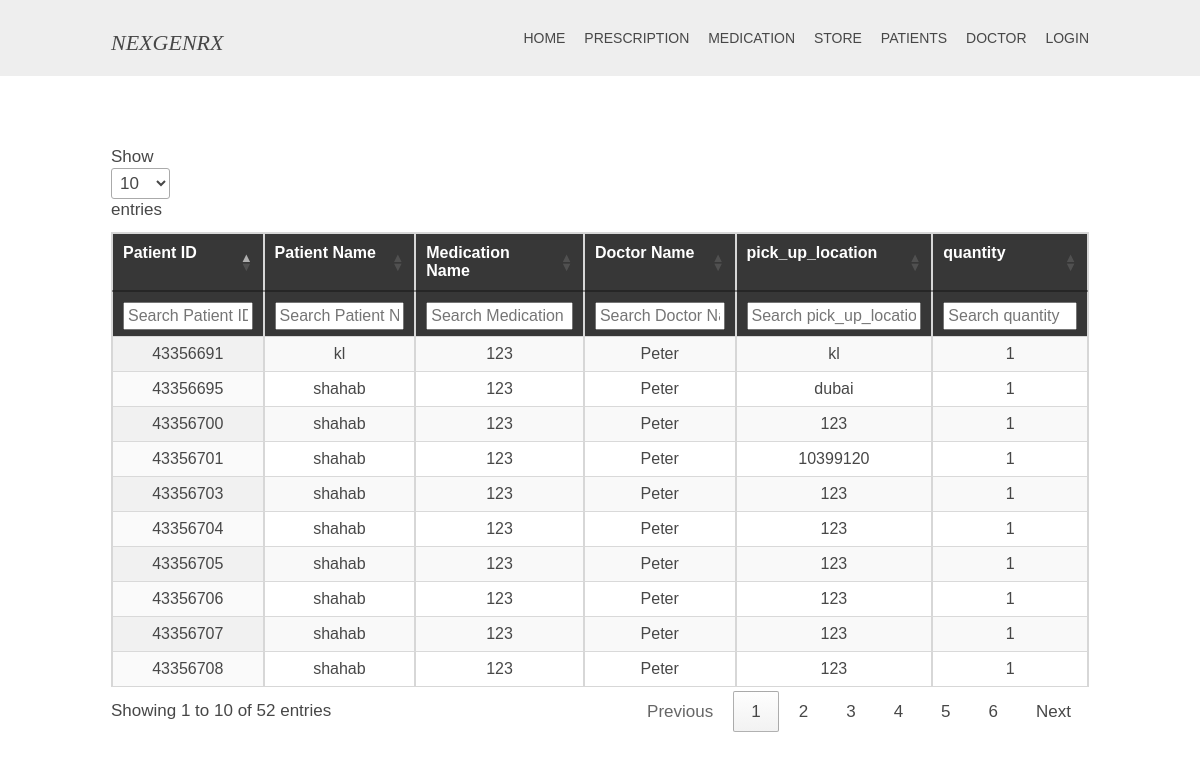
/datasearch.php, run on the app's committed database.
### tables this page shows
CREATE TABLE `prescription` (
  `prescriptionID` bigint(20) UNSIGNED NOT NULL,
  `doctor_npi` varchar(55) NOT NULL,
  `medication_NDC` varchar(55) NOT NULL,
  `patient_Name` varchar(55) NOT NULL,
  `pick_up_location` int(11) NOT NULL
);

CREATE TABLE `patients` (
  `patientID` bigint(20) UNSIGNED NOT NULL,
  `prescriptionID` varchar(55) NOT NULL,
  `patient_name` varchar(55) NOT NULL,
  `phoneNumber` varchar(55) NOT NULL,
  `address` varchar(55) NOT NULL,
  `pick_up_location` varchar(25) NOT NULL,
  `DOB` date DEFAULT NULL,
  `city` varchar(50) DEFAULT NULL,
  `uId` int(11) DEFAULT NULL
);

CREATE TABLE `medictaion_history` (
  `mhId` int(11) NOT NULL,
  `medication_NDC` varchar(255) DEFAULT NULL,
  `medication_name` varchar(255) DEFAULT NULL,
  `prescriptionId` int(11) DEFAULT NULL,
  `Directions` varchar(255) DEFAULT NULL,
  `qty` int(11) DEFAULT NULL
);

CREATE TABLE `doctor` (
  `doctor_npi` int(4) NOT NULL,
  `doctor_name` varchar(55) NOT NULL,
  `phoneNumber` varchar(55) NOT NULL,
  `doctor_address` varchar(255) NOT NULL,
  `city` varchar(55) NOT NULL,
  `uId` int(11) DEFAULT NULL
);

### datasearch.php (the view, shortened to what this page needs)
<?php require('conn.php');?>
<html>
<head>
  <link href="https://cdn.datatables.net/1.10.16/css/jquery.dataTables.min.css" rel="stylesheet" />
  <?php include 'header.php'; ?>
  <div class="wrapper row3 pad-top">
  <main class="hoc container clear">
<table id="example" class="display" style="width:100%">
	        <tfoot>
            <tr>
                <th>Patient ID</th>
                <th>Patient Name</th>
                <th>Medication Name</th>
                <th>Doctor Name</th>
                <th>pick_up_location</th>
                <th>quantity</th>
            </tr>
        </tfoot>
        <thead>
            <tr>
                <th>Patient ID</th>
                <th>Patient Name</th>
                <th>Medication Name</th>
                <th>Doctor Name</th>
                <th>pick_up_location</th>
                <th>quantity</th>
            </tr>
        </thead>
        <tbody>
					<?php
					$query="SELECT * FROM prescription pr INNER JOIN patients pa ON pr.prescriptionID=pa.prescriptionID INNER JOIN medictaion_history m ON pr.medication_NDC=m.medication_NDC INNER JOIN doctor d ON pr.doctor_npi=d.doctor_npi";
					$r=mysqli_query($con,$query);
					while($fetch=mysqli_fetch_array($r))
					{
					?>
					<tr>
						<td style="text-align:center;"><?php echo $fetch['patientID']?></td>
						<td style="text-align:center;"><?php echo $fetch['patient_name']?></td>
						<td style="text-align:center;"><?php echo $fetch['medication_name']?></td>
						<td style="text-align:center;"><?php echo $fetch['doctor_name']?></td>
						<td style="text-align:center;"><?php echo $fetch['pick_up_location']?></td>
						<td style="text-align:center;"><?php echo $fetch['qty']?></td>
						</tr>
					<?php
					}
					?>
        </tbody>
    </table>
 </body>
</html>

### layout/styles/layout.css (style rules this page uses)
.container { padding:80px 0; }
*, *::before, *::after { transition:all .3s ease-in-out; }
table, th, td { border:1px solid; border-collapse:collapse; vertical-align:top; }
table, th { table-layout:auto; }
table { width:100%; margin-bottom:15px; }
th, td { padding:5px 8px; }
td { border-width:0 1px; }
body { color:#474747; background-color:#FFFFFF; }
.row3 { color:#474747; background-color:#FFFFFF; }
table, th, td, #comments .avatar, #comments input, #comments textarea { border-color:#D7D7D7; }
th { color:#FFFFFF; background-color:#373737; }
tr, #comments li, #comments input[type="submit"], #comments input[type="reset"] { color:inherit; background-color:#FBFBFB; }
tr:nth-child(even), #comments li:nth-child(even) { color:inherit; background-color:#F7F7F7; }
@media screen and (min-width:978px) { .hoc { max-width:978px; } }

### layout/main.css (style rules this page uses)
.pad-top { padding-top: 50px; font-size: 17px; }
.container { padding:10px 0px !important; }
tfoot { display: table-row-group; }

### layout/styles/framework.css (style rules this page uses)
html { overflow-y:scroll; overflow-x:hidden; }
html, body { margin:0; padding:0; font-size:14px; line-height:1.6em; }
*, *::before, *::after { box-sizing:border-box; }
.clear, .group { display:block; }
.clear::before, .clear::after, .group::before, .group::after { display:table; content:""; }
.clear, .clear::after, .group, .group::after { clear:both; }
body, input, textarea, select { font-family:Verdana, Geneva, sans-serif; }
.wrapper { display:block; width:100%; margin:0; padding:0; text-align:left; word-wrap:break-word; }
.hoc { display:block; margin:0 auto; }
address, article, aside, figcaption, figure, footer, header, main, nav, section { display:block; margin:0; padding:0; }

### data on the page
prescription: patients.patientID "43356691", patients.patient_name "kl", medictaion_history.medication_name "123", doctor.doctor_name "Peter", patients.pick_up_location "kl", medictaion_history.qty "1", patients.patientID "43356700", patients.patient_name "shahab", patients.pick_up_location "123", patients.patientID "43356701", patients.pick_up_location "10399120", patients.patientID "43356703", patients.patientID "43356704", patients.patientID "43356705", patients.patientID "43356706", patients.patientID "43356707", patients.patientID "43356708"
prescription: patients.patientID "43356695", patients.patient_name "shahab", medictaion_history.medication_name "123", doctor.doctor_name "Peter", patients.pick_up_location "dubai", medictaion_history.qty "1"
